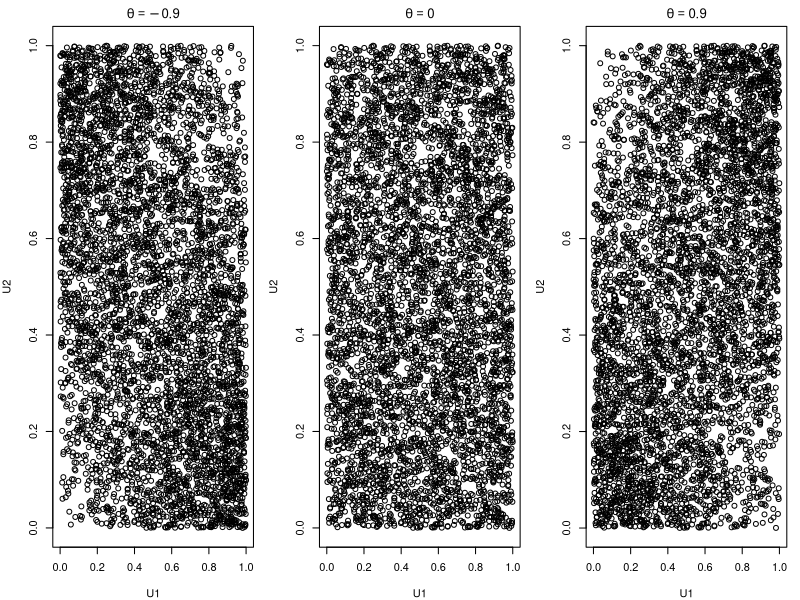
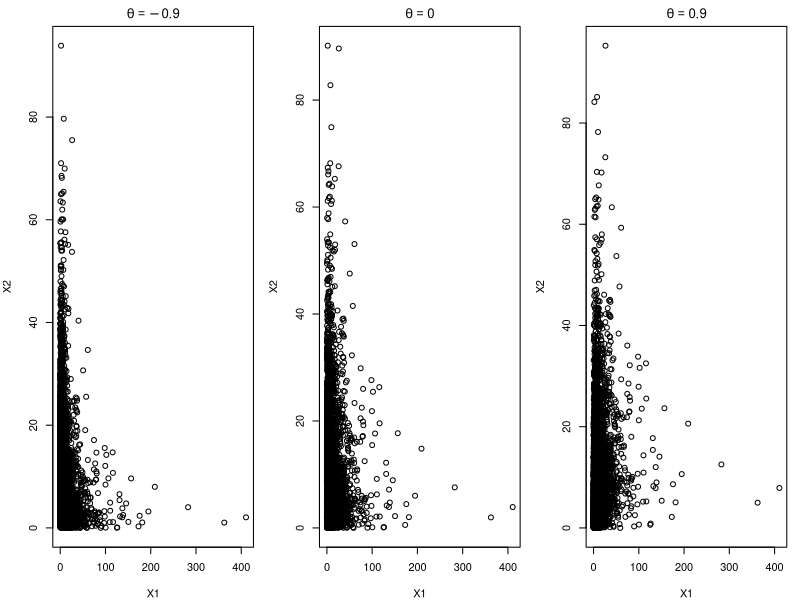
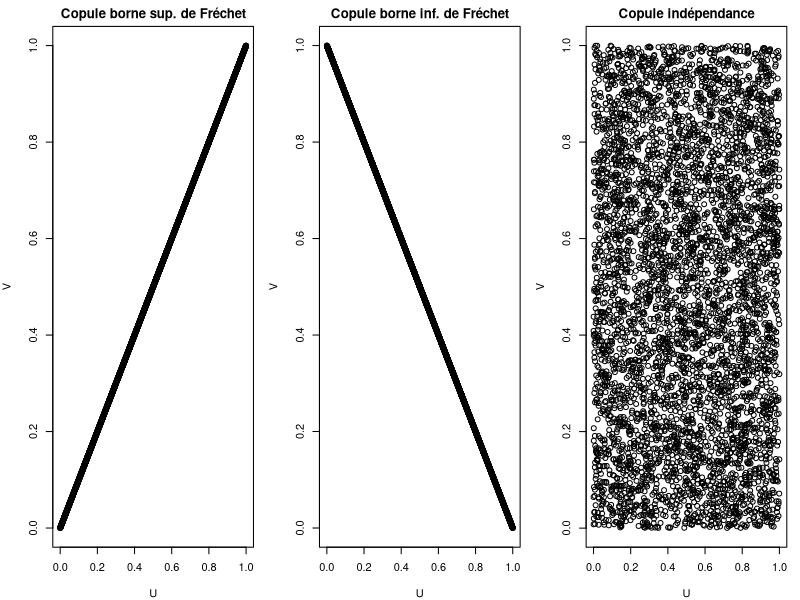

Recreate these plots in R, in order.
################################################################################
#### Théorie du risque - Automne 2026 ##########################################
#### École d'actuariat - Université Laval ######################################
#### Ateliers - Partie 5 #######################################################
#### Auteur : Philippe Leblanc #################################################
################################################################################

###
### Fonctions de répartition et quantile conditionnelles
###

rm(list = ls())

# paramètres de la loi de Pareto
al <- 2.5; lam <- 15

# paramètres de la copule FGM
theta <- c(-0.9, 0.9)

# fonction de répartition marginale
Fx <- function(x) 1 - (lam/(lam + x))^al

# fonction quantile marginale
Qx <- function(p) lam * ((1 - p)^(-1/al) - 1)

# copule FGM bivariée
Cfgm <- function(u, v, theta) u * v * (1 + theta * (1 - u) * (1 - v))

# fonction de répartition conjointe
Fx12 <- function(x1, x2, theta) Cfgm(Fx(x1), Fx(x2), theta)

# copule FGM conditionnelle: F_{U2|U1=u}(v) = C_{2|1}(v|u)
Cfgm2c1 <- function(u, v, theta) (
    v * (1 + theta * (1 - 2 * u)) - theta * (1 - 2 * u) * v^2
)

# fonction de répartition conditionnelle: F_{X2|X1=x1}(x2)
Fx2c1 <- function(x2, x1, theta) Cfgm2c1(Fx(x1), Fx(x2), theta)

# copule FGM conditionnelle inverse: F_{U2|U1=u}^{-1}(v) = C_{2|1}^{-1}(v|u)
Cfgm2c1.inv <- function(u, v, theta)
{
    a <- theta * (1 - 2 * u)
    delta <- (1 + a)^2 * (1 - v) + (1 - a)^2 * v

    ifelse(v == 0, 0, 2 * v/(1 + a + sqrt(delta)))
}

# Quantile conditionnel de U2 sachant U1 = u pour la copule FGM
Cfgm2c1.inv.details <- function(u, v, theta)
{
    # 1. on cherche le quantile x, c'est-à-dire la valeur qui vérifie
    #    v = x + theta * (1 - 2*u) * x * (1 - x). On pose a = theta * (1 - 2*u)
    a <- theta * (1 - 2 * u)

    # 2. on transforme l'équation en une équation quadratique.
    #    v = x + a * x * (1 - x) = x + a * x - a * x^2 = (1 + a) * x - a * x^2
    #    donc a * x^2 - (1 + a) * x + v = 0.
    #    on a que  A = a, B = -(1 + a) et C = v et delta = B^2 - 4 * A * C.
    delta <- (1 + a)^2 - 4 * a * v

    # 3. pour a =! 0, la formule quadratique donne deux racines.
    #    la racine dans [0, 1] est x = (1 + a - sqrt(delta)) / (2 * a).
    #    pour voir pourquoi on prend le signe moins, on remarque que
    #    delta = (1 + a - 2*a*x)^2. Comme |a| <= 1 et 0 <= x <= 1,
    #    1 + a - 2*a*x = 1 + a*(1 - 2*x) >= 0.
    #    donc sqrt(delta) = 1 + a - 2 * a * x.

    # 4. on simplifie la racine en multipliant le numérateur et
    #    le dénominateur par le conjugué : 1 + a + sqrt(delta).
    #    au numérateur, on obtient une différence de carrés :
    #    (1 + a - sqrt(delta)) * (1 + a + sqrt(delta))
    #    ce qui devient (1 + a)^2 - delta = 4 * a * v.
    #    en simplifiant par 2 * a, il reste x = 2 * v/(1 + a + sqrt(delta)).
    denom <- 1 + a + sqrt(delta)

    # 5. Si a = 0, la formule donne déjà x = 2*v/2 = v.
    #    Si v = 0, le quantile vaut 0. On le retourne directement
    #    pour éviter la division 0/0 lorsque a = -1 et v = 0.
    ifelse(v == 0, 0, 2 * v / denom)
}

# expression équivalente de la fonction précédente, mais plus longue
Cfgm2c1.inv.long <- function(u, v, theta)
{
    a <- theta * (1 - 2 * u)

    if (a < 0) return(sqrt(((1 + a)^2/(4 * a) - v)/a) + (1 + a)/(2 * a))

    if (a == 0) return(v)

    -sqrt(((1 + a)^2/(4 * a) - v)/a) + (1 + a)/(2 * a)
}

all.equal(
    Cfgm2c1.inv(Fx(10), Fx(20), theta[1]),
    Cfgm2c1.inv.long(Fx(10), Fx(20), theta[1])
)

# fonction de répartition conditionnelle inverse: F_{X2|X1=x1}^{-1}(x2)
Fx2c1.inv <- function(x2, x1, theta) Qx(Cfgm2c1.inv(Fx(x1), Fx(x2), theta))


###
### Simulation avec copule conditionnelle
###

rm(list = ls()) 

# paramètres de la copule FGM
theta <- c(-0.9, 0, 0.9)

# paramètres pour la simulation
n <- 5000; j <- c(1, 2, n)

# inverse conditionnelle de la copule FGM
Cfgm2c1.inv <- function(u, v, theta)
{
    a <- theta * (1 - 2 * u)
    delta <- (1 + a)^2 * (1 - v) + (1 - a)^2 * v

    ifelse(v == 0, 0, 2 * v/(1 + a + sqrt(delta)))
}

# initialisation pour reproductibilité
set.seed(20261118)

# on produit un seul échantillon de U1
U1 <- numeric(n)

# on produit trois échantillons de U2, un pour chaque valeur de theta
U2 <- matrix(0, nrow = n, ncol = length(theta))

# boucle de simulation pour produire les échantillons de U1 et U2
for (i in seq_len(n))
{   
    # on produit un échantillon de U1 et on le conserve
    U1[i] <- runif(1)

    # on produit un échantillon de V2 sans le conserver
    V2 <- runif(1)

    # on itère sur les trois valeurs de theta pour produire les échantillons
    for (k in seq_along(theta))
        U2[i, k] <- Cfgm2c1.inv(U1[i], V2, theta[k])
}

# vérification de la simulation pour les trois valeurs de theta
data.frame(
    j = j, U1 = U1[j], U2neg = U2[j, 1], U2nul = U2[j, 2], U2pos = U2[j, 3]
)

# graphiques pour visualiser l'impact de la dépendance sur les échantillons
par(mfrow = c(1, 3), mar = c(4, 4, 2, 1))
plot(U1, U2[, 1], main = expression(theta == -0.9), xlab = 'U1', ylab = 'U2')
plot(U1, U2[, 2], main = expression(theta == 0), xlab = 'U1', ylab = 'U2')
plot(U1, U2[, 3], main = expression(theta == 0.9), xlab = 'U1', ylab = 'U2')


###
### Simulation avec copule conditionnelle et marginales Pareto + Exponentielle
###

# on continue avec les mêmes échantillons de U1 et U2

# paramètres des lois Pareto et Exponentielle
al <- 2.5; lam <- 15; be <- 0.1

# simulation des variables aléatoires X1 et X2 à partir de U1 et U2
X1 <- lam * ((1 - U1)^(-1/al) - 1)
X2 <- -log(1 - U2)/be
# X2 <- lam * ((1 - U2)^(-1/al) - 1)

# vérification de la simulation pour les trois valeurs de theta
data.frame(
    j = j,  X1 = X1[j], X2neg = X2[j, 1], X2nul = X2[j, 2], X2pos = X2[j, 3]
)

# graphiques pour visualiser l'impact de la dépendance sur les échantillons
par(mfrow = c(1, 3), mar = c(4, 4, 2, 1))
plot(X1, X2[, 1], main = expression(theta == -0.9), xlab = 'X1', ylab = 'X2')
plot(X1, X2[, 2], main = expression(theta == 0), xlab = 'X1', ylab = 'X2')
plot(X1, X2[, 3], main = expression(theta == 0.9), xlab = 'X1', ylab = 'X2')


###
### Simulation des copules de base
###

rm(list = ls())

# nombre d'échantillons
n <- 5000

# initialisation pour reproductibilité
set.seed(42)

# échantillons de U pour les trois copules et V pour celle d'indépendance
U <- runif(n); V <- runif(n)

# graphiques pour visualiser les copules de base
par(mfrow = c(1, 3), mar = c(4, 4, 2, 1))
plot(U, U, main = 'Copule borne sup. de Fréchet', xlab = 'U', ylab = 'V')
plot(U, 1 - U, main = 'Copule borne inf. de Fréchet', xlab = 'U', ylab = 'V')
plot(U, V, main = 'Copule indépendance', xlab = 'U', ylab = 'V')

###
### Copule FGM avec marginales Poisson
###

lam <- c(2, 3); n <- 2^10; k <- 0:(n - 1)
Fm1 <- ppois(k, lam[1])
Fm2 <- ppois(k, lam[2])

theta <- -0.9
C.fgm <- function(u, v) u * v + theta * u * v * (1 - u) * (1 - v)

# F(10, 12)
C.fgm(Fm1[1 + 1], Fm2[2 + 1])
C.fgm(Fm1[0 + 1], Fm2[0 + 1])

###
### Question 3 - Final informatique 2015
###

rm(list = ls())

m <- 100; k <- 0:m; s <- 0:(2 * m); al <- 10

C.clayton <- function(u, v) (u^(-al) + v^(-al) - 1)^(-1/al)

# (a) Paramètres de log(X1) et de log(X2)
mu <- log(c(30, 20)) + c(0.06, 0.05)
sig <- c(0.2, 0.25)

# (b) Fonctions de répartition (limite du support à x = 100)
Fx1 <- function(x) ifelse(x >= m, 1, plnorm(x, mu[1], sig[1]))
Fx2 <- function(x) ifelse(x >= m, 1, plnorm(x, mu[2], sig[2]))

Fx1x2 <- function(x1, x2) C.clayton(Fx1(x1), Fx2(x2))

fx1x2 <- function(x1, x2) (
    Fx1x2(x1, x2) - Fx1x2(x1 - 1, x2) -
    Fx1x2(x1, x2 - 1) + Fx1x2(x1 - 1, x2 - 1)
)
fx1x2.valeurs <- outer(k, k, fx1x2)

fx1x2(30, 20)
fx1x2(35, 25)
fx1x2(25, 15)

# (c) Loi de la somme
fs <- sapply(s, function(j) sum(fx1x2.valeurs[outer(k, k, '+') == j]))
Fs <- cumsum(fs)

# (d) Fonction de répartition de la somme
Fs[c(40, 60, 70) + 1]
Fs[50 + 1]

# (e) Espérances continue et discrétisée
EspS <- sum(exp(mu + sig^2 / 2))
EspS.disc <- sum(s * fs)

EspS
EspS.disc
EspS.disc - EspS

# (f) VaR de la somme discrétisée
VaR <- function(p) s[min(which(Fs >= p))]
sapply(c(0.01, 0.05, 0.95, 0.99), function(p) VaR(p))

# (g) TVaR de la somme discrétisée
TVaR <- function(p) VaR(p) + sum(pmax(s - VaR(p), 0) * fs) / (1 - p)
TVaR(0.95)
